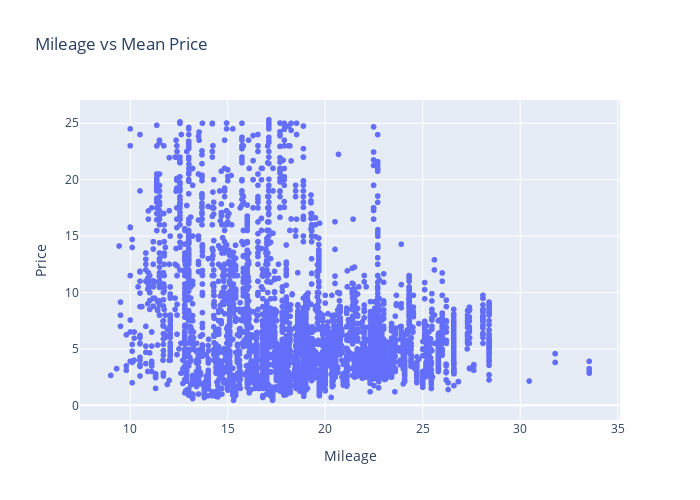

The notebook cell saved with this chart:
### Code cell
fig = px.scatter(df,x='Mileage',y='Price' , width=700 , height =500,title='Mileage vs Mean Price')
fig.show()

### Figure 1 — Plotly figure (JSON) as saved in the notebook; plotly's stock layout.template omitted (floating-point values rounded to 4 significant figures; data arrays with more than 128 entries replaced by an {"elided": "..."} marker saying what was removed)
{"data": [{"hovertemplate": "Mileage=%{x}<br>Price=%{y}<extra></extra>", "legendgroup": "", "marker": {"color": "#636efa", "symbol": "circle"}, "mode": "markers", "name": "", "showlegend": false, "type": "scattergl", "x": {"elided": "4880 float values"}, "xaxis": "x", "y": {"elided": "4880 float values"}, "yaxis": "y"}], "layout": {"height": 500, "legend": {"tracegroupgap": 0}, "title": {"text": "Mileage vs Mean Price"}, "width": 700, "xaxis": {"anchor": "y", "domain": [0, 1], "title": {"text": "Mileage"}}, "yaxis": {"anchor": "x", "domain": [0, 1], "title": {"text": "Price"}}}}
